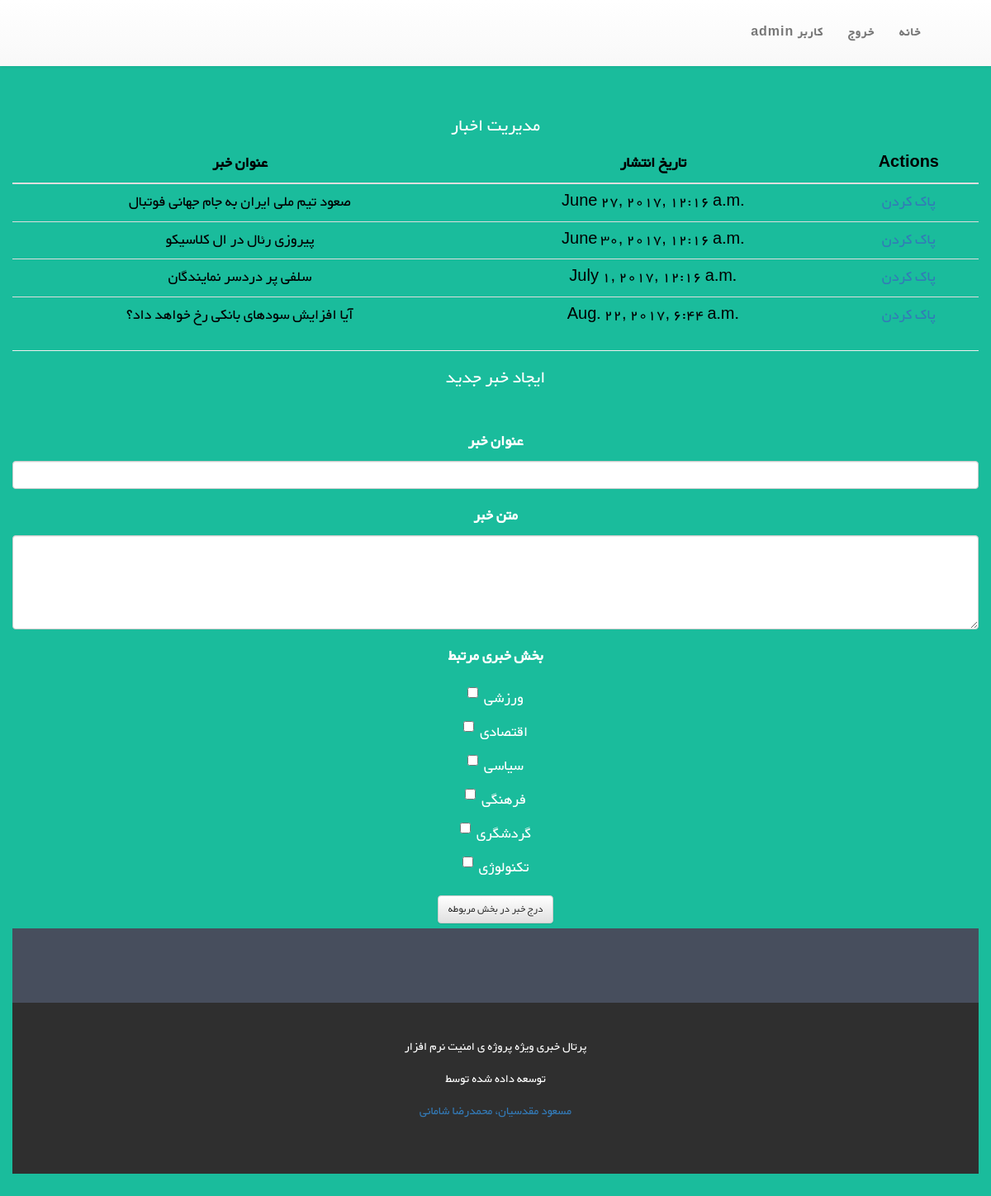
The app's page /NewsList/ (signed in) with its own data.
### NEWS/models.py (models this page shows, shortened)
class News(models.Model):
	writerID = models.ForeignKey('Users', on_delete = models.CASCADE)
	sectionID = models.ForeignKey('NewsSection', on_delete = models.CASCADE)
	title = models.CharField(max_length=50)
	date = models.DateTimeField(auto_now=True)
	text = models.CharField(max_length=500)
	image = models.CharField(max_length=50)

class NewsSection(models.Model):
	SAdmin = models.ForeignKey('Users', on_delete = models.CASCADE)
	Stitle = models.CharField(max_length=50)
	SLogo = models.CharField(max_length=50, default='logo.png')

### NEWS/views.py (the view)
# urls.py: url(r'^NewsList/$', views.NewsList, name='NewsList'),
def NewsList(request):
	if request.session.has_key('username'):
		uname = request.session['username']
		UID = request.session['id']
		IsAdmin = NewsSection.objects.filter(SAdmin = UID).first()
		if IsAdmin:
			Sections = NewsSection.objects.filter(SAdmin = UID).all()
			allnews = News.objects.filter(writerID = UID).all()
			context_dict = { 'allnews': allnews, 'username':request.session['username'], 'Sections': Sections}
			return render(request, 'NewsList.html', context_dict)
		else:
			context_dict = {'username': uname, 'username':request.session['username']}
			return render(request, 'AccessDenied.html', context_dict)
	else:
		Sections = NewsSection.objects.order_by('id')
		random = randint(1, 9)
		context_dict = {'Sections': Sections, 'Random': random}
		return render(request, 'Login.html', context_dict)

### NEWS/Templates/NewsList.html (shortened to what this page needs)
{% load staticfiles %}
<!DOCTYPE html>
<html lang="en">
<head>
  <link rel="stylesheet" href="//maxcdn.bootstrapcdn.com/bootstrap/3.2.0/css/bootstrap.min.css">
  <link rel="stylesheet" href="//maxcdn.bootstrapcdn.com/bootstrap/3.2.0/css/bootstrap-theme.min.css">
  <link rel="stylesheet" href="{% static 'CSS/Style.css' %}">
</head>
<body>
<nav class="navbar navbar-default">
  <b>
  <div class="container" dir="rtl">
    <div class="collapse navbar-collapse" id="myNavbar">
      <ul class="nav navbar-nav navbar-right">
		<li><a href="/Login/">کاربر {{ username }}</a></li>
		<li><a href="/Logout/">خروج</a></li>
		<li><a href="/">خانه</a></li>
      </ul>
    </div>
  </div>
  </b>
</nav>
<div class="container-fluid bg-1 text-center">
<h3>مدیریت اخبار</h3>
  <table class="table table-hover text-center">
    <thead>
      <tr>
        <th class="text-center">عنوان خبر</th>
		<th class="text-center">تاریخ انتشار</th>
		<th class="text-center">Actions</th>
      </tr>
    </thead>
    <tbody class="text-center">
		{%for news in allnews %}
			<tr>
			<td>{{ news.title }}</td>
			<td>{{ news.date }}</td>
			<td><a href="/NewsDel/{{ news.id }}/">پاک کردن</a></td>
			</tr>
		{% endfor %}
    </tbody>
  </table>
  <hr/>
  <h3 class="margin">ایجاد خبر جدید</h3>
	  <form name="LoginForm" action="/NewsAdd/" method="POST">
	  <div class="form-group">
		<label for="Title">عنوان خبر</label>
		<input type="text" class="form-control" name="newstitle">
	  </div>
	  <div class="form-group">
		<label for="Text">متن خبر</label>
		<textarea class="form-control" rows="5" id="comment" name="newstext"></textarea>
	  </div>
	  <div class="form-group">
		<label for="pwd">بخش خبری مرتبط</label>
			{%for section in Sections %}
				<div class="checkbox rtl">
					<label><input type="checkbox" value="{{ section.id }}" name="checks">{{ section.Stitle }}</label>
				</div>
			{% endfor %}
	  </div>
	  <button type="submit" class="btn btn-default">درج خبر در بخش مربوطه</button>
	  </form>
<div class="container-fluid bg-2 text-center">
</div>
<footer class="container-fluid bg-4 text-center">
  <p>پرتال خبری ویژه پروژه ی امنیت نرم افزار</p>
  <p>توسعه داده شده توسط</p>
  <p><a>مسعود مقدسیان، محمدرضا شامانی</a></p>
</footer>
</body>
</html>

### NEWS/static/CSS/Style.css (style rules this page uses)
body { font: 20px Yekan, sans-serif; line-height: 1.8; color: #f5f6f7; }
p { font-size: 16px; }
.table { color: black; }
.form-control { width: 350px text-align: center; }
.margin { margin-bottom: 45px; }
.bg-1 { background-color: #1abc9c; color: #ffffff; }
.bg-2 { background-color: #474e5d; color: #ffffff; }
.bg-4 { background-color: #2f2f2f; color: #fff; }
.container-fluid { padding-top: 40px; padding-bottom: 50px; }
.navbar { padding-top: 15px; padding-bottom: 15px; border: 0; border-radius: 0; margin-bottom: 0; font-size: 16px; letter-spacing: 1px; }

### records on screen
News: title "صعود تیم ملی ایران به جام جهانی فوتبال", date "June 27, 2017, 12:16 a.m."
News: title "پیروزی رئال در ال کلاسیکو", date "June 30, 2017, 12:16 a.m."
News: title "سلفی پر دردسر نمایندگان", date "July 1, 2017, 12:16 a.m."
News: title "آیا افزایش سودهای بانکی رخ خواهد داد؟", date "Aug. 22, 2017, 6:44 a.m."
NewsSection: Stitle "ورزشی"
NewsSection: Stitle "اقتصادی"
NewsSection: Stitle "سیاسی"
NewsSection: Stitle "فرهنگی"
NewsSection: Stitle "گردشگری"
NewsSection: Stitle "تکنولوژی"

### other values on screen
{{ username }} "admin"
